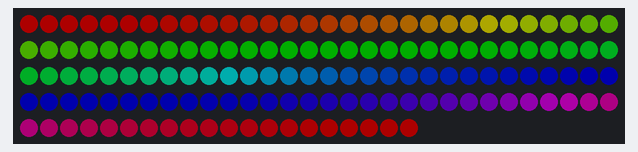
The sketch below on a simulated Arduino Uno, built with avr-gcc and run on an emulated ATmega328P. Parts: 140 RGB LEDs in strip order, left to right, continuing on the next row. Dim RGB values are drawn brighter than linear.

Above: at 0.28 s.
At 5.18 s:
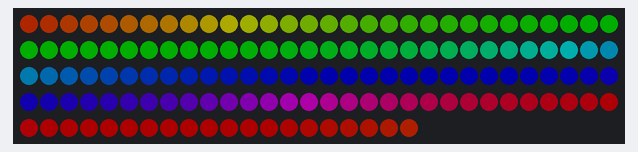
At 10.09 s:
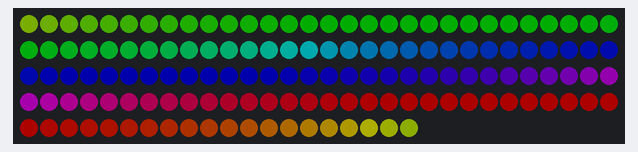
At 19.89 s:
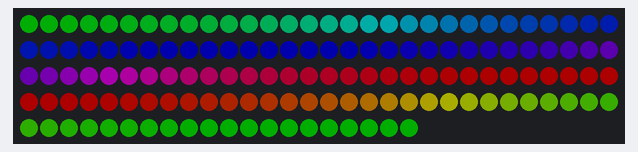
At 29.7 s:
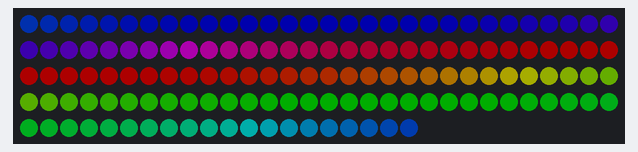
At 39.71 s:
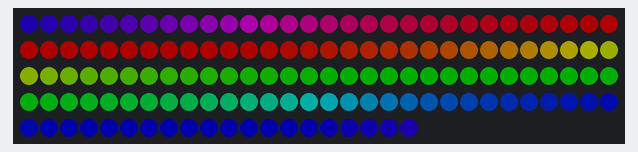

The sketch:

Logoblink.ino
```cpp
#include <Adafruit_NeoPixel.h>
#ifdef __AVR__
 #include <avr/power.h> // Required for 16 MHz Adafruit Trinket
#endif

#define LED_PIN    6 // Which pin on the Arduino is connected to the NeoPixels?

// How many NeoPixels are attached to the Arduino?
#define LED_COUNT 140

// Declare our NeoPixel strip object:
Adafruit_NeoPixel strip(LED_COUNT, LED_PIN, NEO_GRB + NEO_KHZ800);


// setup() function -- runs once at startup --------------------------------

void setup() {

  strip.begin();           // INITIALIZE NeoPixel strip object (REQUIRED)
  strip.show();            // Turn OFF all pixels ASAP
  strip.setBrightness(50); // Set BRIGHTNESS to about 1/5 (max = 255)
}


// loop() function -- runs repeatedly as long as board is on ---------------

void loop() {
  rainbow(25);             // Flowing rainbow cycle along the whole strip
}


void colorWipe(uint32_t color, int wait) {
  for(int i=0; i<strip.numPixels(); i++) { // For each pixel in strip...
    strip.setPixelColor(i, color);         //  Set pixel's color (in RAM)
    strip.show();                          //  Update strip to match
    delay(wait);                           //  Pause for a moment
  }
}


// Rainbow cycle along whole strip. Pass delay time (in ms) between frames.
void rainbow(int wait) {
  for(long firstPixelHue = 0; firstPixelHue < 5*65536; firstPixelHue += 256) {
    for(int i=0; i<strip.numPixels(); i++) { // For each pixel in strip...
      int pixelHue = firstPixelHue + (i * 65536L / strip.numPixels());
      strip.setPixelColor(i, strip.gamma32(strip.ColorHSV(pixelHue)));
    }
    strip.show(); // Update strip with new contents
    delay(wait);  // Pause for a moment
  }
}
```
